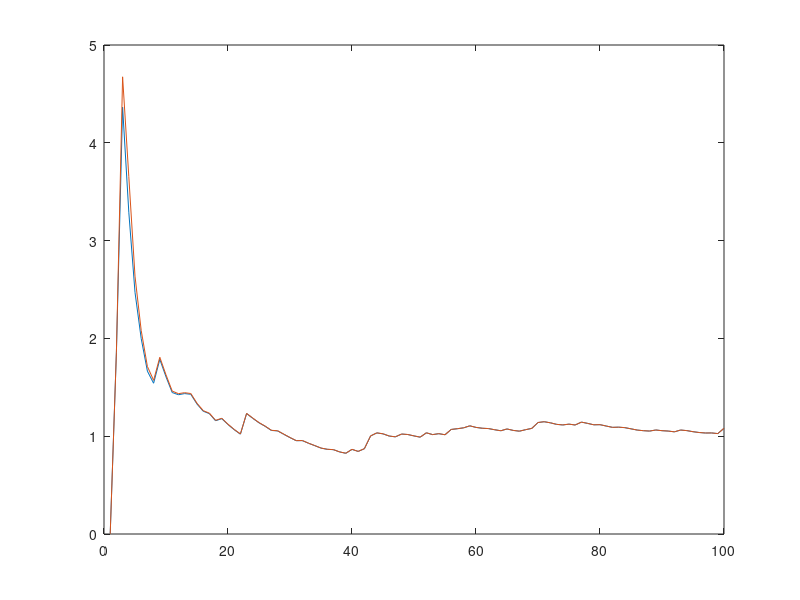

Reproduce this figure in MATLAB.
% Recursive estimation of mean & covariance
clear
close all
clc
format compact

rng(1); % Fix the seed
x = randn(1,100);
m1 = mean(x(1))
sig1 = cov(x(1))

log1 = zeros(1,100);
log2 = zeros(1,100);

sig_old = sig1;
m_old = m1;
for t = 2:100
disp('==============================');
x2 = x(1:t);

% ====================
m_now = mean(x2);
m_now2 = m_old + 1/t*(x2(end)-m_old); % recursive mean

% ====================
sig_now = cov(x2)
log1(t) = sig_now;

% sig_now2 = (t-2)/(t-1)*sig_old + 1/(t-1)*(x2(end)-m_old)*(x2(end)-m_old)' % Not as good as the following estimation
sig_now2 = (t-1)/(t)*sig_old + 1/(t)*(x2(end)-m_old)*(x2(end)-m_old)' % Only approximation, not idential to actual covariance
log2(t) = sig_now2;

% ====================
m_old = m_now;
sig_old = sig_now;
end

figure(1); clf; hold on; box on;
plot(log1);
plot(log2);
